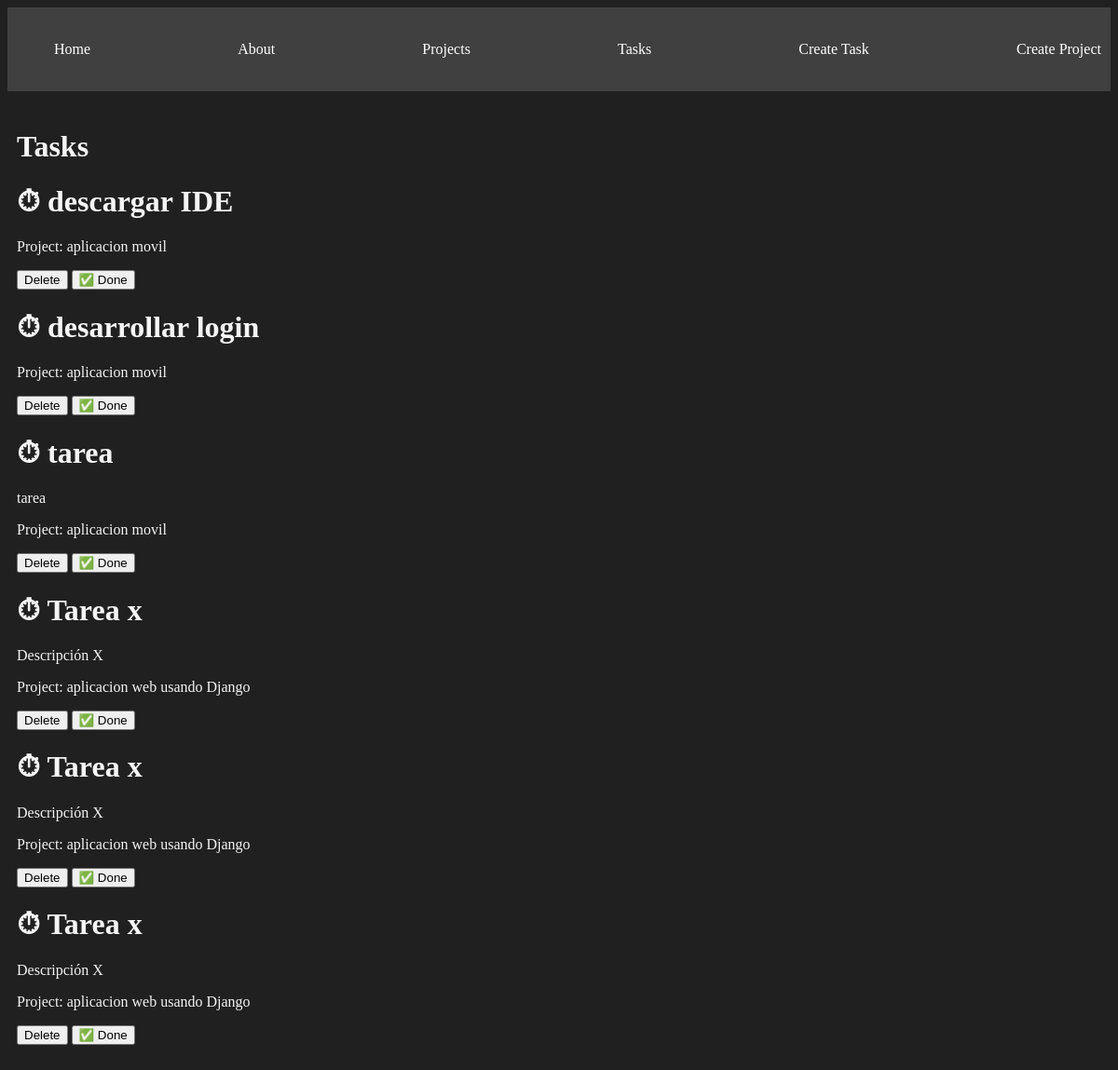
/tasks/, run on the app's committed database.
### myapp/models.py (models this page shows)
class Task(models.Model):
    title = models.CharField(max_length=200)
    description = models.TextField()
    project = models.ForeignKey(Project, on_delete=models.CASCADE)
    done = models.BooleanField(default=False)

class Project(models.Model):
    name = models.CharField(max_length=200)

### myapp/views.py (the view)
# urls.py: path('tasks/',views.tasks, name="tasks"),
def tasks(request):
    tasks = Task.objects.all()
    return render(request, 'tasks.html', {
        'tasks': tasks
    })

### myapp/templates/tasks.html (shortened to what this page needs)
{% extends 'base.html' %}
{% block content %}
<h1>Tasks</h1>
{% for task in tasks%}
    <div>
        <h1> {% if task.done == False %} ⏱
             {% else %} ✅
             {% endif %}
             {{task.title}}
        </h1>
        <p>{{task.description}}</p>
        <p>Project: {{task.project.name}}</p>
        <button>
            Delete
        </button>
        <button>
            ✅ Done
        </button>
    </div>
{% endfor %}
{% endblock %}

### myapp/templates/base.html (shortened to what this page needs)
{% load static %}
<!DOCTYPE html>
<html lang="en">
<head>
      <link rel="stylesheet" href={% static 'styles/main.css' %}>
</head>
<body>
    <nav class="navbar container">
        <ul>
            <li>
                <a href="{% url 'index' %}">Home</a>
            </li>
            <li>
                <a href="{% url 'about' %}">About</a>
            </li>
            <li>
                <a href="{% url 'projects' %}">Projects</a>
            </li>
            <li>
                <a href="{% url 'tasks' %}">Tasks</a>
            </li>
            <li>
                <a href="{% url 'create_task' %}">Create Task</a>
            </li>
            <li>
                <a href="{% url 'create_project' %}">Create Project</a>
            </li>
        </ul>
    </nav>
    <main class="container">
        {% block content%}
        {% endblock %}
    </main>
</body>
</html>

### myapp/static/styles/main.css (style rules this page uses)
body { background: #202020; color: whitesmoke; }
.navbar { background: #404040; padding: 5px 0; }
.navbar ul { display: flex; justify-content: space-between; }
.navbar ul li { list-style: none; }
.navbar ul li a { color: white; text-decoration: none; }
.container { max-width: 1200px; margin: auto; padding: 20px 10px; }

### data on the page
Task: title "descargar IDE", project.name "aplicacion movil"
Task: title "desarrollar login", project.name "aplicacion movil"
Task: title "tarea", description "tarea", project.name "aplicacion movil"
Task: title "Tarea x", description "Descripción X", project.name "aplicacion web usando Django"
Task: title "Tarea x", description "Descripción X", project.name "aplicacion web usando Django"
Task: title "Tarea x", description "Descripción X", project.name "aplicacion web usando Django"
